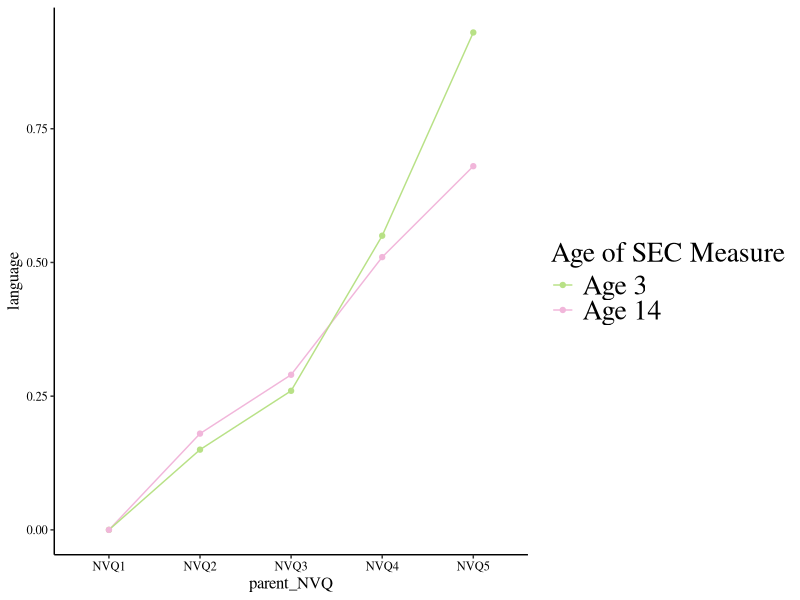
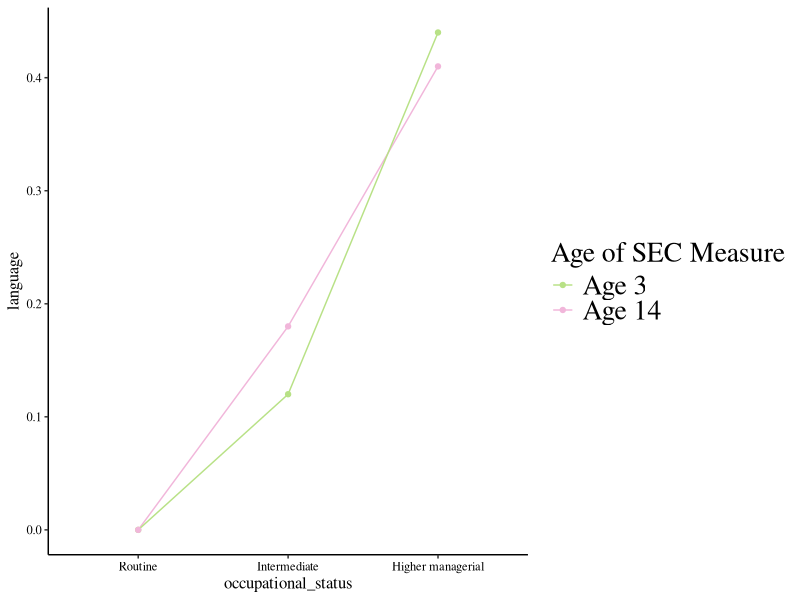
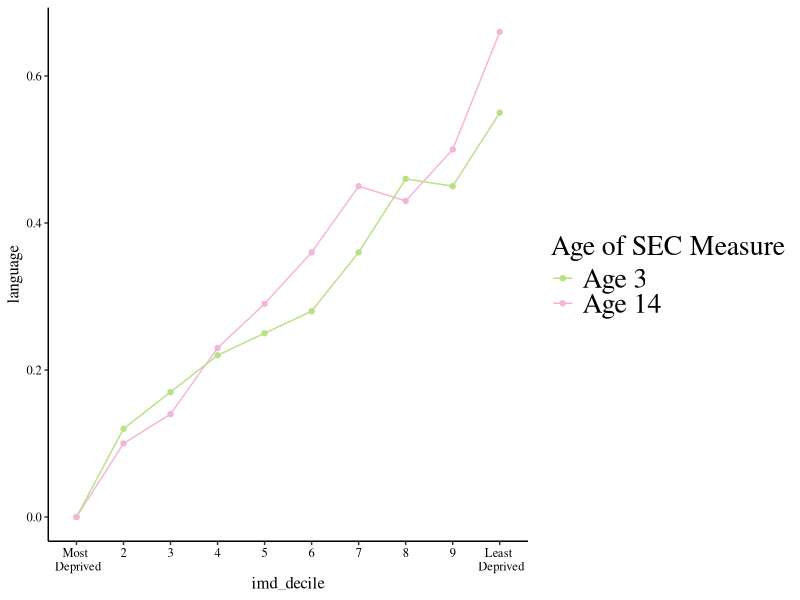
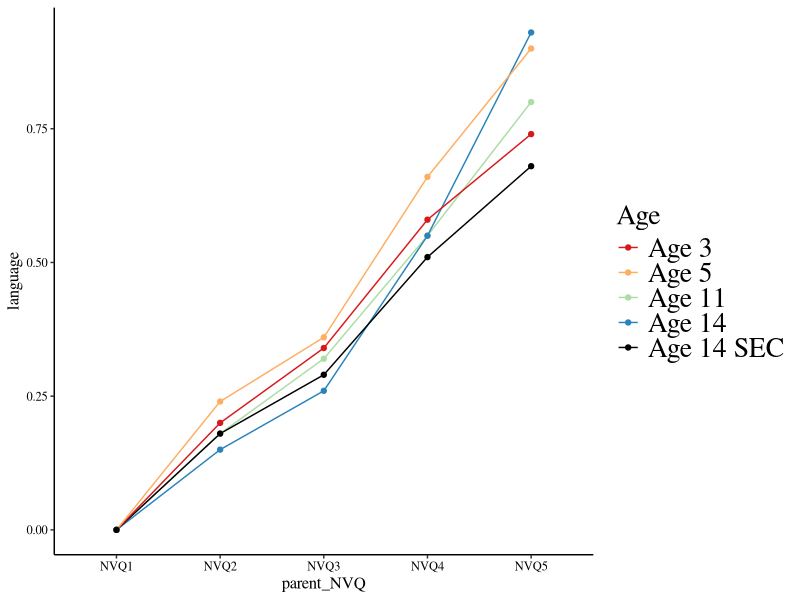
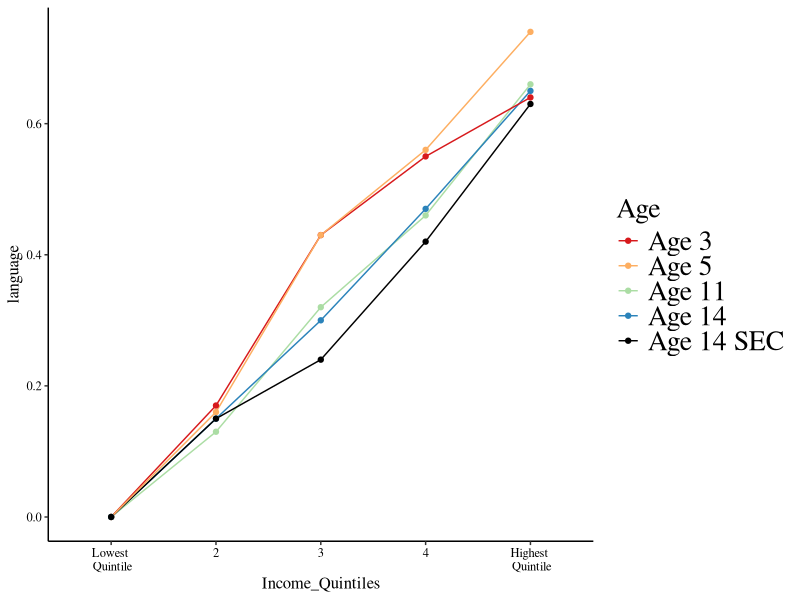
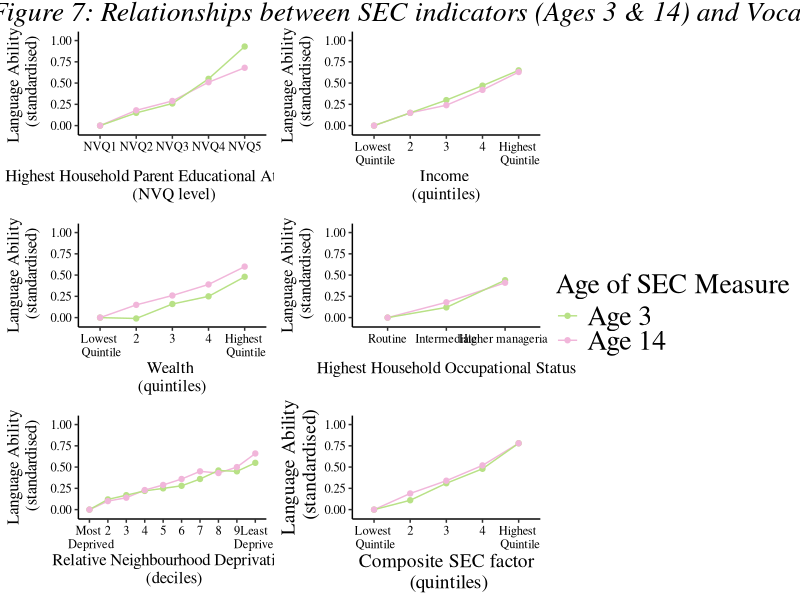
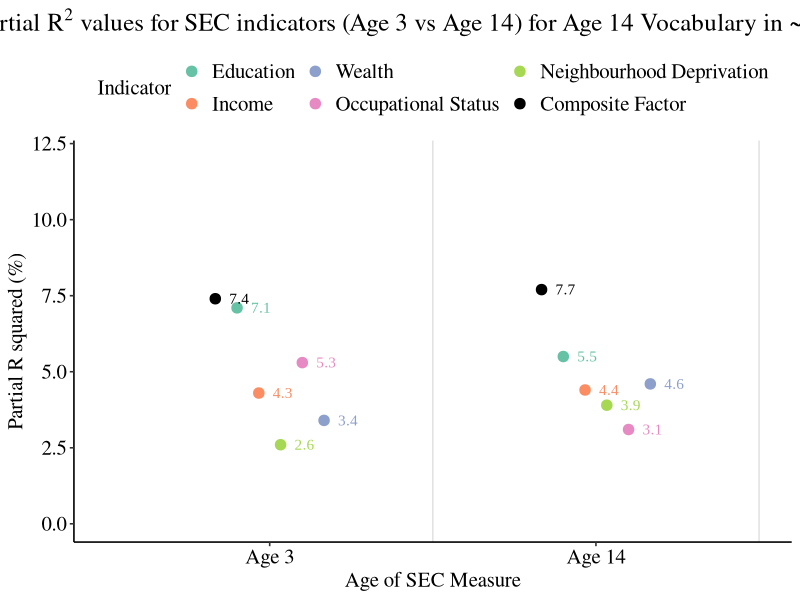
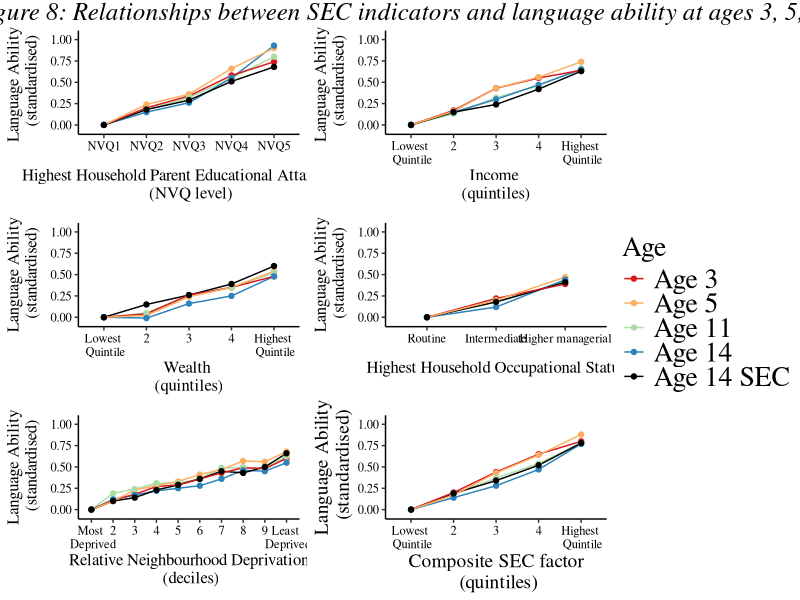

Source code (R) for these figures, in order:
#age 14 ses measures sensitivity plot
#age 14 language and age 3 SEC measures plotted with
#age 14 language and age 14 ses measures
#for each indicator 
library(ggplot2)
library(tidyverse)
library(ggpubr)
#parent education ####
NVQ_plot <- data.frame(
  parent_NVQ = factor(c("NVQ1" ,"NVQ2", "NVQ3", "NVQ4", "NVQ5"), 
                      levels=c("NVQ1","NVQ2", "NVQ3", "NVQ4", "NVQ5")),
  language = c(0, 0.15, 0.26, 0.55, 0.93, 
               0, 0.18, 0.29, 0.51, 0.68),
  lower_ci_nvq = c(0,0.06 , 0.17, 0.47 , 0.82, 
                   0, 0.10, 0.20, 0.43, 0.59),
  upper_ci_nvq = c(0, 0.24, 0.35, 0.64, 1.03,
                   0,0.27, 0.38, 0.59, 0.77),
  ses_age = factor(c("Age 3","Age 3", "Age 3", "Age 3", "Age 3", 
                 "Age 14", "Age 14", "Age 14", "Age 14", "Age 14"))
  )


nvq_indicator <- ggplot(data=NVQ_plot, aes(x=parent_NVQ, y=language, group=ses_age)) +
  geom_line(aes(color=ses_age)) +
  #geom_ribbon(data=NVQ_plot,aes(ymin=lower_ci_nvq,ymax=upper_ci_nvq, fill=age), alpha=-0.1) + 
  geom_point(aes(color=ses_age)) +
  scale_color_manual(name="Age of SEC Measure", values=c( "#B8E186",  "#F1B6DA"), 
                     limits=c("Age 3",  "Age 14"))+
  scale_fill_manual(name="Age of SEC Measure", values=c( "#B8E186",  "#F1B6DA"), 
                    limits=c("Age 3",  "Age 14"))+
  
  theme_classic()+
  theme(axis.text = element_text(size=9, 
                                 family = "Times", 
                                 colour = "black"), 
        axis.title = element_text(size=12, 
                                  family = "Times"))+
  theme(legend.text = element_text(size=20, 
                                   family="Times"), 
        legend.title = element_text(size=20, 
                                    family="Times"))


print(nvq_indicator)

#income ####

income_plot <- data.frame(
  Income_Quintiles = factor(c("Lowest \n Quintile", "2", "3", "4", "Highest \n Quintile"), 
                            levels=c("Lowest \n Quintile", "2", "3", "4", "Highest \n Quintile")),
  language = c(0, 0.15, 0.30, 0.47, 0.65,

               0, 0.15, 0.24, 0.42, 0.63),
  lower_ci_income = c(0,  0.09, 0.24, 0.40, 0.57,
                      0, 0.09, 0.18, 0.36, 0.57
                    ),
  upper_ci_income = c(0, 0.21, 0.36, 0.53, 0.72,
                      0, 0.21, 0.30, 0.48, 0.70),
  age = factor(c("Age 3", "Age 3", "Age 3", "Age 3", "Age 3", 
  
                 "Age 14", "Age 14", "Age 14", "Age 14", "Age 14"
  )
  ))


income_indicator <- ggplot(data=income_plot, aes(x=Income_Quintiles, y=language, group=age)) +
  geom_line(aes(color=age)) +
  #geom_ribbon(data=income_plot,aes(ymin=lower_ci_income,ymax=upper_ci_income, fill=age), alpha=0.1) + 
  geom_point(aes(color=age)) +
  scale_color_manual(name="Age of SEC Measure", values=c("#B8E186",  "#F1B6DA"), limits=c("Age 3", "Age 14"))+
  scale_fill_manual(name="Age of SEC Measure", values=c("#B8E186",  "#F1B6DA"), limits=c("Age 3",  "Age 14"))+
  theme_classic()+
  theme(axis.text = element_text(size=9, family = "Times",colour = "black"), axis.title = element_text(size=12, family = "Times"))+
  theme(legend.text = element_text(size=20, family="Times"), legend.title = element_text(size=20, family="Times"))





#wealth ####
wealth_plot <- data.frame(
  wealth = factor(c("Lowest \n Quintile", "2", "3", "4", "Highest \n Quintile"), 
                  levels=c("Lowest \n Quintile", "2", "3", "4", "Highest \n Quintile")),
  language = c(0, -0.01, 0.16, 0.25, 0.48,
               
               0,  0.15, 0.26, 0.39, 0.60
               
               
  ),
  lower_ci_wealth = c(0, -0.08, 0.10, 0.18, 0.41,
                      
                      0, 0.09, 0.19 , 0.33, 0.54
                      
  ),
  upper_ci_wealth = c(0, 0.06, 0.22, 0.32, 0.55, 
                      
                      0, 0.21, 0.26, 0.39, 0.66
                      
  ),
  age = factor(c("Age 3", "Age 3", "Age 3", "Age 3", "Age 3", 
                
                 "Age 14", "Age 14", "Age 14", "Age 14", "Age 14"
  )
  ))


wealth_indicator <- ggplot(data=wealth_plot, aes(x=wealth, y=language, group=age)) +
  geom_line(aes(color=age)) +
  #geom_ribbon(data=wealth_plot,aes(ymin=lower_ci_wealth,ymax=upper_ci_wealth, fill=age), alpha=0.1) + 
  geom_point(aes(color=age)) +
  scale_color_manual(name="Age of SEC Measure", values=c("#B8E186",  "#F1B6DA"), limits=c("Age 3", "Age 14"))+
  scale_fill_manual(name="Age of SEC Measure", values=c("#B8E186",  "#F1B6DA"), limits=c("Age 3", "Age 14"))+
  theme_classic()+
  theme(axis.text = element_text(size=9, family = "Times",colour = "black"), axis.title = element_text(size=12, family = "Times"))+
  theme(legend.text = element_text(size=20, family="Times"), legend.title = element_text(size=20, family="Times"))


#occupation ####
occupation_plot <- data.frame(
  occupational_status = factor(c("Routine", "Intermediate", "Higher managerial"), 
                               levels=c("Routine", "Intermediate", "Higher managerial")),
  language = c(0,  0.12, 0.44,
              
               0, 0.18, 0.41),
  lower_ci_occupation = c( 0, 0.06, 0.39 , 
                           
                           0, 0.13, 0.36),
  upper_ci_occupation = c(0, 0.17, 0.49,
                          
                          0, 0.24, 0.47
  ),
  age = factor(c("Age 3", "Age 3", "Age 3", 
                 "Age 14", "Age 14", "Age 14" 
  )
  ))


occupation_indicator <- ggplot(data=occupation_plot, aes(x=occupational_status, y=language, group=age)) +
  geom_line(aes(color=age)) +
  #geom_ribbon(data=occupation_plot,aes(ymin=lower_ci_occupation,ymax=upper_ci_occupation, fill=age),  alpha=0.1 ) + 
  geom_point(aes(color=age)) +
  scale_color_manual(name="Age of SEC Measure", values=c("#B8E186",  "#F1B6DA"), limits=c("Age 3",  "Age 14")) +
  scale_fill_manual(name="Age of SEC Measure", values=c("#B8E186",  "#F1B6DA"), limits=c("Age 3", "Age 14"))+
  theme_classic()+
  theme(axis.text = element_text(size=9, family = "Times",colour = "black"), axis.title = element_text(size=12, family = "Times"))+
  theme(legend.text = element_text(size=20, family="Times"), legend.title = element_text(size=20, family="Times"))


print(occupation_indicator)


#imd ####
imd_plot <- data.frame(
  imd_decile = factor(c("Most \n Deprived", "2", "3", "4", "5", 
                        "6", "7", "8", "9", "Least \n Deprived"), 
                      levels=c("Most \n Deprived", "2", "3", "4", "5", 
                               "6", "7", "8", "9", "Least \n Deprived")),
  language = c(0, 0.12, 0.17, 0.22, 0.25, 0.28, 0.36, 0.46, 0.45, 0.55, 
               0, 0.10, 0.14, 0.23, 0.29, 0.36, 0.45, 0.43, 0.50, 0.66),
  lower_ci_imd = c(0, 0.04, 0.09, 0.14, 0.17, 0.20, 0.28, 0.38, 0.37, 0.48,
                   0, 0.02, 0.06, 0.16, 0.21, 0.28, 0.37, 0.35, 0.42, 0.58 
  ),
  upper_ci_imd = c(0, 0.19, 0.24, 0.30, 0.32, 0.36, 0.44, 0.54, 0.53, 0.63,
                   0, 0.17, 0.22, 0.31, 0.36, 0.44, 0.53, 0.51, 0.58, 0.74),
  age = factor(c("Age 3", "Age 3", "Age 3", "Age 3", "Age 3", "Age 3", "Age 3", "Age 3", "Age 3", "Age 3",
                 "Age 14", "Age 14", "Age 14", "Age 14", "Age 14", "Age 14", "Age 14", "Age 14", "Age 14", "Age 14"
  )
  ))





imd_indicator <- ggplot(data=imd_plot, aes(x=imd_decile, y=language, group=age)) +
  geom_line(aes(color=age)) +
  #geom_ribbon(data=imd_plot,aes(ymin=lower_ci_imd,ymax=upper_ci_imd,fill=age),  alpha=0.1) + 
  geom_point(aes(color=age)) +
  scale_color_manual(name="Age of SEC Measure", values=c("#B8E186",  "#F1B6DA"), 
                     limits=c("Age 3", "Age 14")) +
  scale_fill_manual(name="Age of SEC Measure", values=c("#B8E186",  "#F1B6DA"), 
                    limits=c("Age 3",  "Age 14"))+
  theme_classic()+
  theme(axis.text = element_text(size=9, family = "Times",colour = "black"), axis.title = element_text(size=12, family = "Times"))+
  theme(legend.text = element_text(size=20, family="Times"), legend.title = element_text(size=20, family="Times"))


print(imd_indicator)






#composite

composite_plot <- data.frame(
  composite = factor(c("Lowest \n Quintile", "2", "3", "4", "Highest \n Quintile"), levels=c("Lowest \n Quintile", "2", "3", "4", "Highest \n Quintile")),
  language = c(0,  0.11, 0.31, 0.48, 0.78,
               0, 0.19, 0.34, 0.52, 0.78
       
  ),
  lower_ci_composite = c(0, 0.04, 0.25, 0.41, 0.73,
                         0, 0.13, 0.28, 0.45, 0.72
  ),
  upper_ci_composite = c(0, 0.17, 0.36, 0.54, 0.84,
                         0, 0.26, 0.40, 0.58, 0.85
                         
  ),
  age = factor(c("Age 3", "Age 3", "Age 3", "Age 3", "Age 3", 
                 
                 "Age 14", "Age 14", "Age 14", "Age 14", "Age 14"
  )
  ))


composite_indicator <- ggplot(data=composite_plot, aes(x=composite, y=language, group=age)) +
  geom_line(aes(color=age)) +
  #geom_ribbon(data=composite_plot,aes(ymin=lower_ci_composite,ymax=upper_ci_composite, fill=age), alpha=0.1) + 
  geom_point(aes(color=age)) +
  scale_color_manual(name="Age of SEC Measure", values=c("#B8E186",  "#F1B6DA"), limits=c("Age 3",  "Age 14"))+
  scale_fill_manual(name="Age of SEC Measure", values=c("#B8E186",  "#F1B6DA"), limits=c("Age 3",  "Age 14"))+
  theme_classic()+
  theme(axis.text = element_text(size=9, family = "Times",colour = "black"), axis.title = element_text(size=14, family = "Times"))+
  theme(legend.text = element_text(size=20, family="Times"), legend.title = element_text(size=20, family="Times"))


#combine
nvq_indicator1<- nvq_indicator+ labs( x = "Highest Household Parent Educational Attainment \n (NVQ level)", y = "Language Ability \n (standardised)") + ylim(-0.055, 1.05)
income_indicator1<-income_indicator+ labs( x = "Income \n(quintiles)", y = "Language Ability \n (standardised)") + ylim(-0.055,1.05)
wealth_indicator1<-wealth_indicator+ labs( x = "Wealth \n(quintiles)", y = "Language Ability\n (standardised)") + ylim(-0.055, 1.05)
occupation_indicator1<-occupation_indicator+ labs( x = "Highest Household Occupational Status", y = "Language Ability\n (standardised)") + ylim(-0.055,1.05)
imd_indicator1<-imd_indicator+ labs( x = "Relative Neighbourhood Deprivation\n (deciles)", y = "Language Ability\n (standardised)") + ylim(-0.055, 1.05)
composite_indicator1<-composite_indicator+ labs( x = "Composite SEC factor\n (quintiles)", y = "Language Ability\n (standardised)") + ylim(-0.055, 1.05)

plot=ggarrange(nvq_indicator1, income_indicator1, wealth_indicator1, occupation_indicator1, imd_indicator1,composite_indicator1,
               #labels = c("NVQ", "Income", "Wealth", "Occupational Status", "IMD"), 
               #label.x=0, label.y=0,
               #font.label = list(size = 10, color = "black", face="plain" ),
               ncol =2, nrow=3,  align = c( "hv"),
               common.legend = TRUE, legend = "right") 
p = plot + ggtitle("Figure 7: Relationships between SEC indicators (Ages 3 & 14) and Vocabulary (Age 14)")
p1= p+ theme(plot.title = element_text(face="italic", size=20, family ="Times",hjust = 0.05))

ggsave("mcs-age14_sensitivity.png", p1, width=12.8, height=14.3, units= "in" ,dpi=300)



#r squared comparison ####

r_squared_plot1 <- data.frame(
  age = factor(c("Age 3",  "Age 14"), 
               levels=c("Age 3",  "Age 14")),
  r_squared = c(7.1,  5.5,
               4.3, 4.4,
               3.4, 4.6,
                5.3, 3.1,
                2.6, 3.9,
                7.4, 7.7
              
  ),
  indicator = factor(c("Education", "Education", 
                       "Income", "Income",
                       "Wealth", "Wealth", 
                       "Occupational Status", "Occupational Status", 
                       "Neighbourhood Deprivation",  "Neighbourhood Deprivation", 
                       "Composite Factor", "Composite Factor"
  )
  ))


#plot 
r2_plot1 <- r_squared_plot1 %>% 
  ggplot() +
  geom_point(mapping=aes(x=age, y=r_squared,  group= indicator, color=indicator, fill=indicator), 
             size=5, shape=20, position = position_dodge(width=0.4)) +
  scale_color_manual(name="Indicator", values=c( "#66C2A5", "#FC8D62", "#8DA0CB", "#E78AC3", "#A6D854", "black"), limits=c("Education", "Income", "Wealth", "Occupational Status", "Neighbourhood Deprivation", "Composite Factor"))+
  scale_fill_manual(name="Indicator", values=c( "#66C2A5", "#FC8D62", "#8DA0CB", "#E78AC3", "#A6D854", "black" ), limits=c("Education", "Income", "Wealth", "Occupational Status", "Neighbourhood Deprivation", "Composite Factor"))+
  theme_classic2()+
  xlab(label="Age of SEC Measure") +
  ylab(label="Partial R squared (%)") +
  theme(axis.text = element_text(size=15, family = "Times", colour = "black"), 
        axis.title = element_text(size=15, family = "Times"))+
  theme(legend.text = element_text(size=15, family="Times"), 
        legend.title = element_text(size=15, family="Times"))+
  ylim(0,12)+ 
  geom_vline(xintercept = 1.5:3.5, colour="#E0E0E0") +
  theme(legend.position = "top") +
  
  ggtitle("Figure 9: Partial" ~ R^2 ~ "values for SEC indicators (Age 3 vs Age 14) for Age 14 Vocabulary in ~2001 born cohort ") +
  theme(plot.title = element_text(face="italic", size=18, family ="Times",hjust = 0.5)) +
  
  geom_text(aes(x=age, y=r_squared, label=round(r_squared,1), color=factor(indicator), hjust=-0.7),
            family = "Times New Roman",
            position = position_dodge(width=0.4))
ggsave("age14_r2_sensitivity.png",r2_plot1, width=12, height=14, units= "in" ,dpi=300)

#age 14 SEC with main indicator 

#NVQ
NVQ_plot <- data.frame(
  parent_NVQ = factor(c("NVQ1" ,"NVQ2", "NVQ3", "NVQ4", "NVQ5"), levels=c("NVQ1","NVQ2", "NVQ3", "NVQ4", "NVQ5")),
  language = c(0, 0.20, 0.34, 0.58, 0.74, 
               0, 0.24, 0.36, 0.66, 0.90, 
               0, 0.18, 0.32, 0.55, 0.80, 
               0, 0.15, 0.26, 0.55, 0.93, 
               0, 0.18, 0.29, 0.51, 0.68),
  lower_ci_nvq = c(0,0.13, 0.28, 0.52, 0.66, 
                   0, 0.17, 0.29, 0.60, 0.82,
                   0, 0.10, 0.24, 0.48, 0.71,
                   0, 0.06, 0.17, 0.47, 0.82,
                   0, 0.10, 0.20, 0.43, 0.59
  ),
  upper_ci_nvq = c(0, 0.26, 0.41, 0.65, 0.82, 
                   0, 0.30, 0.44, 0.73, 0.97, 
                   0, 0.26, 0.41, 0.63, 0.89,
                   0, 0.24, 0.35, 0.64, 1.03,
                   0,0.27, 0.38, 0.59, 0.77
  ),
  age = factor(c("Age 3","Age 3", "Age 3", "Age 3", "Age 3", 
                 "Age 5", "Age 5", "Age 5", "Age 5", "Age 5", 
                 "Age 11",  "Age 11", "Age 11", "Age 11", "Age 11", 
                 "Age 14", "Age 14", "Age 14", "Age 14", "Age 14",
                 "Age 14 SEC", "Age 14 SEC", "Age 14 SEC", "Age 14 SEC", "Age 14 SEC"
  )
  ))

nvq_indicator <- ggplot(data=NVQ_plot, aes(x=parent_NVQ, y=language, group=age)) +
  geom_line(aes(color=age)) +
  #geom_ribbon(data=NVQ_plot,aes(ymin=lower_ci_nvq,ymax=upper_ci_nvq, fill=age), alpha=-0.1) + 
  geom_point(aes(color=age)) +
  scale_color_manual(name="Age", values=c("#d7191c", "#fdae61","#abdda4", "#2b83ba", "black"), 
                     limits=c("Age 3", "Age 5", "Age 11", "Age 14", "Age 14 SEC"))+
  scale_fill_manual(name="Age", values=c("#d7191c", "#fdae61","#abdda4", "#2b83ba", "black"), 
                    limits=c("Age 3", "Age 5", "Age 11", "Age 14", "Age 14 SEC"))+
  
  theme_classic()+
  theme(axis.text = element_text(size=9, 
                                 family = "Times", 
                                 colour = "black"), 
        axis.title = element_text(size=12, 
                                  family = "Times"))+
  theme(legend.text = element_text(size=20, 
                                   family="Times"), 
        legend.title = element_text(size=20, 
                                    family="Times"))


print(nvq_indicator)



#Income

income_plot <- data.frame(
  Income_Quintiles = factor(c("Lowest \n Quintile", "2", "3", "4", "Highest \n Quintile"),
                            levels=c("Lowest \n Quintile", "2", "3", "4", "Highest \n Quintile")),
  language = c(0, 0.17, 0.43, 0.55, 0.64,
               0, 0.16, 0.43, 0.56, 0.74, 
               0, 0.13, 0.32, 0.46, 0.66,
               0, 0.15, 0.30, 0.47, 0.65, 
               0, 0.15, 0.24, 0.42, 0.63 
  ),
  lower_ci_income = c(0, 0.13, 0.39, 0.50, 0.59, 
                      0, 0.11, 0.38, 0.51, 0.68, 
                      0, 0.07, 0.26, 0.39, 0.60, 
                      0, 0.09, 0.24, 0.40, 0.57, 
                      0, 0.09, 0.18, 0.36, 0.57),
  upper_ci_income = c(0, 0.21, 0.48, 0.59, 0.70, 
                      0, 0.21, 0.48, 0.60, 0.79, 
                      0, 0.18, 0.36, 0.49, 0.72,
                      0, 0.21, 0.36, 0.53, 0.72,
                      0, 0.21, 0.30, 0.48, 0.70),
  age = factor(c("Age 3", "Age 3", "Age 3", "Age 3", "Age 3", 
                 "Age 5", "Age 5", "Age 5", "Age 5", "Age 5",
                 "Age 11", "Age 11", "Age 11", "Age 11", "Age 11",
                 "Age 14", "Age 14", "Age 14", "Age 14", "Age 14", 
                 "Age 14 SEC", "Age 14 SEC", "Age 14 SEC", "Age 14 SEC", "Age 14 SEC"
  )
  ))

income_indicator <- ggplot(data=income_plot, aes(x=Income_Quintiles, y=language, group=age)) +
  geom_line(aes(color=age)) +
  #geom_ribbon(data=income_plot,aes(ymin=lower_ci_income,ymax=upper_ci_income, fill=age), alpha=0.1) + 
  geom_point(aes(color=age)) +
  scale_color_manual(name="Age", values=c("#d7191c", "#fdae61","#abdda4", "#2b83ba", "black"), 
                     limits=c("Age 3", "Age 5", "Age 11", "Age 14", "Age 14 SEC"))+
  scale_fill_manual(name="Age", values=c("#d7191c", "#fdae61","#abdda4", "#2b83ba", "black"),
                    limits=c("Age 3", "Age 5", "Age 11", "Age 14", "Age 14 SEC"))+
  theme_classic()+
  theme(axis.text = element_text(size=9, family = "Times",colour = "black"), axis.title = element_text(size=12, family = "Times"))+
  theme(legend.text = element_text(size=20, family="Times"), legend.title = element_text(size=20, family="Times"))



print(income_indicator)


#WEALTH

wealth_plot <- data.frame(
  wealth = factor(c("Lowest \n Quintile", "2", "3", "4", "Highest \n Quintile"), 
                  levels=c("Lowest \n Quintile", "2", "3", "4", "Highest \n Quintile")),
  language = c( 0, 0.04, 0.26, 0.35, 0.48,
                0,  0.02,  0.24,  0.35,  0.54,
                0,  0.05,  0.26,  0.35,  0.52,
                0, -0.01,  0.16,  0.25,  0.48,
                0,  0.15, 0.26, 0.39, 0.60
               
               
  ),
  lower_ci_wealth = c(0, -0.03,  0.21,  0.31,  0.43,
                      0, -0.05,  0.19,  0.30,  0.49,
                      0, -0.02,  0.21,  0.29,  0.47,
                      0, -0.08,  0.10,  0.18,  0.41, 
                      0, 0.09, 0.19 , 0.33, 0.54
                      
  ),
  upper_ci_wealth = c(0, 0.12, 0.32, 0.40, 0.53,
                      0, 0.09, 0.29, 0.40, 0.58,
                      0, 0.13, 0.32, 0.41, 0.58,
                      0, 0.06, 0.22, 0.32, 0.55,
                      0, 0.21, 0.26, 0.39, 0.66
                      
  ),
  age = factor(c("Age 3", "Age 3", "Age 3", "Age 3", "Age 3", 
                 "Age 5", "Age 5", "Age 5", "Age 5", "Age 5",
                 "Age 11", "Age 11", "Age 11", "Age 11", "Age 11",
                 "Age 14", "Age 14", "Age 14", "Age 14", "Age 14", 
                 "Age 14 SEC", "Age 14 SEC", "Age 14 SEC", "Age 14 SEC", "Age 14 SEC"
                 
  )
  ))

wealth_indicator <- ggplot(data=wealth_plot, aes(x=wealth, y=language, group=age)) +
  geom_line(aes(color=age)) +
  #geom_ribbon(data=wealth_plot,aes(ymin=lower_ci_wealth,ymax=upper_ci_wealth, fill=age), alpha=0.1) + 
  geom_point(aes(color=age)) +
  scale_color_manual(name="Age", values=c("#d7191c", "#fdae61","#abdda4", "#2b83ba", "black"),
                     limits=c("Age 3", "Age 5", "Age 11", "Age 14", "Age 14 SEC"))+
  scale_fill_manual(name="Age", values=c("#d7191c", "#fdae61","#abdda4", "#2b83ba", "black"), 
                    limits=c("Age 3", "Age 5", "Age 11", "Age 14", "Age 14 SEC"))+
  theme_classic()+
  theme(axis.text = element_text(size=9, family = "Times",colour = "black"), axis.title = element_text(size=12, family = "Times"))+
  theme(legend.text = element_text(size=20, family="Times"), legend.title = element_text(size=20, family="Times"))

#OCCUPATION
occupation_plot <- data.frame(
  occupational_status = factor(c("Routine", "Intermediate", "Higher managerial"), levels=c("Routine", "Intermediate", "Higher managerial")),
  language = c(0, 0.22, 0.39,
               0,  0.20 ,0.47  , 
               0,   0.18, 0.42 ,  
               0, 0.12, 0.44, 
               0, 0.18, 0.41),
  lower_ci_occupation = c( 0, 0.17 , 0.36,
                           0,  0.15, 0.44, 
                           0,  0.13, 0.38, 
                           0,  0.06, 0.39, 
                           0, 0.13, 0.36),
  upper_ci_occupation = c(0, 0.26, 0.43,
                          0, 0.24, 0.51,
                          0, 0.23, 0.46,
                          0, 0.17, 0.49,
                          0, 0.24, 0.47
                          
  ),
  age = factor(c("Age 3", "Age 3", "Age 3", 
                 "Age 5", "Age 5", "Age 5", 
                 "Age 11", "Age 11", "Age 11",  
                 "Age 14", "Age 14", "Age 14" , 
                 "Age 14 SEC", "Age 14 SEC", "Age 14 SEC"
  )
  ))


occupation_indicator <- ggplot(data=occupation_plot, aes(x=occupational_status, y=language, group=age)) +
  geom_line(aes(color=age)) +
  #geom_ribbon(data=occupation_plot,aes(ymin=lower_ci_occupation,ymax=upper_ci_occupation, fill=age),  alpha=0.1 ) + 
  geom_point(aes(color=age)) +
  scale_color_manual(name="Age", values=c("#d7191c", "#fdae61","#abdda4", "#2b83ba", "black"), 
                     limits=c("Age 3", "Age 5", "Age 11", "Age 14", "Age 14 SEC")) +
  scale_fill_manual(name="Age", values=c("#d7191c", "#fdae61","#abdda4", "#2b83ba", "black"), 
                    limits=c("Age 3", "Age 5", "Age 11", "Age 14", "Age 14 SEC"))+
  theme_classic()+
  theme(axis.text = element_text(size=9, family = "Times",colour = "black"), axis.title = element_text(size=12, family = "Times"))+
  theme(legend.text = element_text(size=20, family="Times"), legend.title = element_text(size=20, family="Times"))


#IMD 



imd_plot <- data.frame(
  imd_decile = factor(c("Most \n Deprived", "2", "3", "4", "5", 
                        "6", "7", "8", "9", "Least \n Deprived"), 
                      levels=c("Most \n Deprived", "2", "3", "4", "5", 
                               "6", "7", "8", "9", "Least \n Deprived")),
  language = c(0, 0.11, 0.18, 0.27, 0.29, 0.36, 0.43, 0.49, 0.48, 0.60,
               0, 0.10, 0.23, 0.28, 0.33, 0.41, 0.47, 0.57, 0.56, 0.68,
               0, 0.19, 0.24, 0.31, 0.31, 0.36, 0.49, 0.49, 0.49, 0.62,
               0, 0.12, 0.17, 0.22, 0.25, 0.28, 0.36, 0.46, 0.45, 0.55, 
               0, 0.10, 0.14, 0.23, 0.29, 0.36, 0.45, 0.43, 0.50, 0.66
  ),
  lower_ci_imd = c(0, 0.05, 0.12, 0.21, 0.23, 0.30, 0.37, 0.42, 0.42, 0.54,
                   0, 0.04, 0.16, 0.22, 0.26, 0.34, 0.40, 0.50, 0.50, 0.62,
                   0, 0.12, 0.16, 0.24, 0.24, 0.29, 0.41, 0.41, 0.41, 0.54,
                   0, 0.04, 0.09, 0.14, 0.17, 0.20, 0.28, 0.38, 0.37, 0.48, 
                   0, 0.02, 0.06, 0.16, 0.21, 0.28, 0.37, 0.35, 0.42, 0.58 
                   
                   
                   
  ),
  upper_ci_imd = c(0, 0.16, 0.24, 0.34, 0.36, 0.42, 0.50, 0.55, 0.55, 0.66,
                   0, 0.16, 0.29, 0.34, 0.39, 0.47, 0.53, 0.63, 0.63, 0.75,
                   0, 0.26, 0.31, 0.38, 0.39, 0.44, 0.56, 0.56, 0.56, 0.69,
                   0, 0.19, 0.24, 0.30, 0.32, 0.36, 0.44, 0.54, 0.53, 0.63,
                   0, 0.17, 0.22, 0.31, 0.36, 0.44, 0.53, 0.51, 0.58, 0.74
                   
  ),
  age = factor(c("Age 3", "Age 3", "Age 3", "Age 3", "Age 3", "Age 3", "Age 3", "Age 3", "Age 3", "Age 3",
                 "Age 5", "Age 5", "Age 5", "Age 5",  "Age 5", "Age 5", "Age 5", "Age 5", "Age 5", "Age 5",
                 "Age 11", "Age 11", "Age 11", "Age 11", "Age 11", "Age 11", "Age 11", "Age 11", "Age 11", "Age 11", 
                 "Age 14", "Age 14", "Age 14", "Age 14", "Age 14", "Age 14", "Age 14", "Age 14", "Age 14", "Age 14", 
                 "Age 14 SEC", "Age 14 SEC", "Age 14 SEC", "Age 14 SEC", "Age 14 SEC", "Age 14 SEC", "Age 14 SEC", "Age 14 SEC", "Age 14 SEC", "Age 14 SEC"
  )
  ))

imd_indicator <- ggplot(data=imd_plot, aes(x=imd_decile, y=language, group=age)) +
  geom_line(aes(color=age)) +
  #geom_ribbon(data=imd_plot,aes(ymin=lower_ci_imd,ymax=upper_ci_imd,fill=age),  alpha=0.1) + 
  geom_point(aes(color=age)) +
  scale_color_manual(name="Age", values=c("#d7191c", "#fdae61","#abdda4", "#2b83ba", "black "), 
                     limits=c("Age 3", "Age 5", "Age 11", "Age 14", "Age 14 SEC")) +
  scale_fill_manual(name="Age", values=c("#d7191c", "#fdae61","#abdda4", "#2b83ba", "black "), 
                    limits=c("Age 3", "Age 5", "Age 11", "Age 14", "Age 14 SEC"))+
  theme_classic()+
  theme(axis.text = element_text(size=9, family = "Times",colour = "black"), axis.title = element_text(size=12, family = "Times"))+
  theme(legend.text = element_text(size=20, family="Times"), legend.title = element_text(size=20, family="Times"))

#composite
composite_plot <- data.frame(
  composite = factor(c("Lowest \n Quintile", "2", "3", "4", "Highest \n Quintile"), 
                     levels=c("Lowest \n Quintile", "2", "3", "4", "Highest \n Quintile")),
  language = c( 0, 0.20, 0.44, 0.65, 0.80,
                0, 0.17, 0.43, 0.64, 0.88,
                0, 0.18, 0.37, 0.54, 0.78,
                0, 0.14, 0.28, 0.47,0.77, 
                0, 0.19, 0.34, 0.52, 0.78
               
               
  ),
  lower_ci_composite = c(0, 0.15, 0.39, 0.60, 0.75,
                         0, 0.12, 0.38, 0.59, 0.83,
                         0, 0.12, 0.30, 0.49, 0.73,
                         0, 0.07, 0.22, 0.41, 0.71, 
                         0, 0.13, 0.28, 0.45, 0.72
  ),
  upper_ci_composite = c(0, 0.26, 0.49, 0.70, 0.84,
                         0, 0.22, 0.48, 0.68, 0.93,
                         0, 0.24, 0.43, 0.59, 0.83,
                         0, 0.20, 0.34, 0.54,0.83,
                         0, 0.26, 0.40, 0.58, 0.85
                         
  ),
  age = factor(c("Age 3", "Age 3", "Age 3", "Age 3", "Age 3", 
                 "Age 5", "Age 5", "Age 5", "Age 5", "Age 5",
                 "Age 11", "Age 11", "Age 11", "Age 11", "Age 11",
                 "Age 14", "Age 14", "Age 14", "Age 14", "Age 14", 
                 "Age 14 SEC", "Age 14 SEC", "Age 14 SEC", "Age 14 SEC", "Age 14 SEC"
  )
  ))


composite_indicator <- ggplot(data=composite_plot, aes(x=composite, y=language, group=age)) +
  geom_line(aes(color=age)) +
  #geom_ribbon(data=composite_plot,aes(ymin=lower_ci_composite,ymax=upper_ci_composite, fill=age), alpha=0.1) + 
  geom_point(aes(color=age)) +
  scale_color_manual(name="Age", values=c("#d7191c", "#fdae61","#abdda4", "#2b83ba", "black"), 
                     limits=c("Age 3", "Age 5", "Age 11", "Age 14", "Age 14 SEC"))+
  scale_fill_manual(name="Age", values=c("#d7191c", "#fdae61","#abdda4", "#2b83ba", "black"),
                    limits=c("Age 3", "Age 5", "Age 11", "Age 14", "Age 14 SEC"))+
  theme_classic()+
  theme(axis.text = element_text(size=9, family = "Times",colour = "black"), axis.title = element_text(size=14, family = "Times"))+
  theme(legend.text = element_text(size=20, family="Times"), legend.title = element_text(size=20, family="Times"))

nvq_indicator1<- nvq_indicator+ labs( x = "Highest Household Parent Educational Attainment \n (NVQ level)", y = "Language Ability \n (standardised)") + ylim(-0.055, 1.05)
income_indicator1<-income_indicator+ labs( x = "Income \n(quintiles)", y = "Language Ability \n (standardised)") + ylim(-0.055,1.05)
wealth_indicator1<-wealth_indicator+ labs( x = "Wealth \n(quintiles)", y = "Language Ability\n (standardised)") + ylim(-0.055, 1.05)
occupation_indicator1<-occupation_indicator+ labs( x = "Highest Household Occupational Status", y = "Language Ability\n (standardised)") + ylim(-0.055,1.05)
imd_indicator1<-imd_indicator+ labs( x = "Relative Neighbourhood Deprivation\n (deciles)", y = "Language Ability\n (standardised)") + ylim(-0.055, 1.05)
composite_indicator1<-composite_indicator+ labs( x = "Composite SEC factor\n (quintiles)", y = "Language Ability\n (standardised)") + ylim(-0.055, 1.05)

plot=ggarrange(nvq_indicator1, income_indicator1, wealth_indicator1, occupation_indicator1, imd_indicator1,composite_indicator1,
               #labels = c("NVQ", "Income", "Wealth", "Occupational Status", "IMD"), 
               #label.x=0, label.y=0,
               #font.label = list(size = 10, color = "black", face="plain" ),
               ncol =2, nrow=3,  align = c( "hv"),
               common.legend = TRUE, legend = "right") 
p = plot + ggtitle("Figure 8: Relationships between SEC indicators and language ability at ages 3, 5, 11 and 14 (Age 14 vocab = SEC at ages 3 & 14)")
p1= p+ theme(plot.title = element_text(face="italic", size=18, family ="Times",hjust = 0.05))


ggsave("age14_sensitivity_plot2.png",p1, width=14, height=16, units= "in" ,dpi=300)


